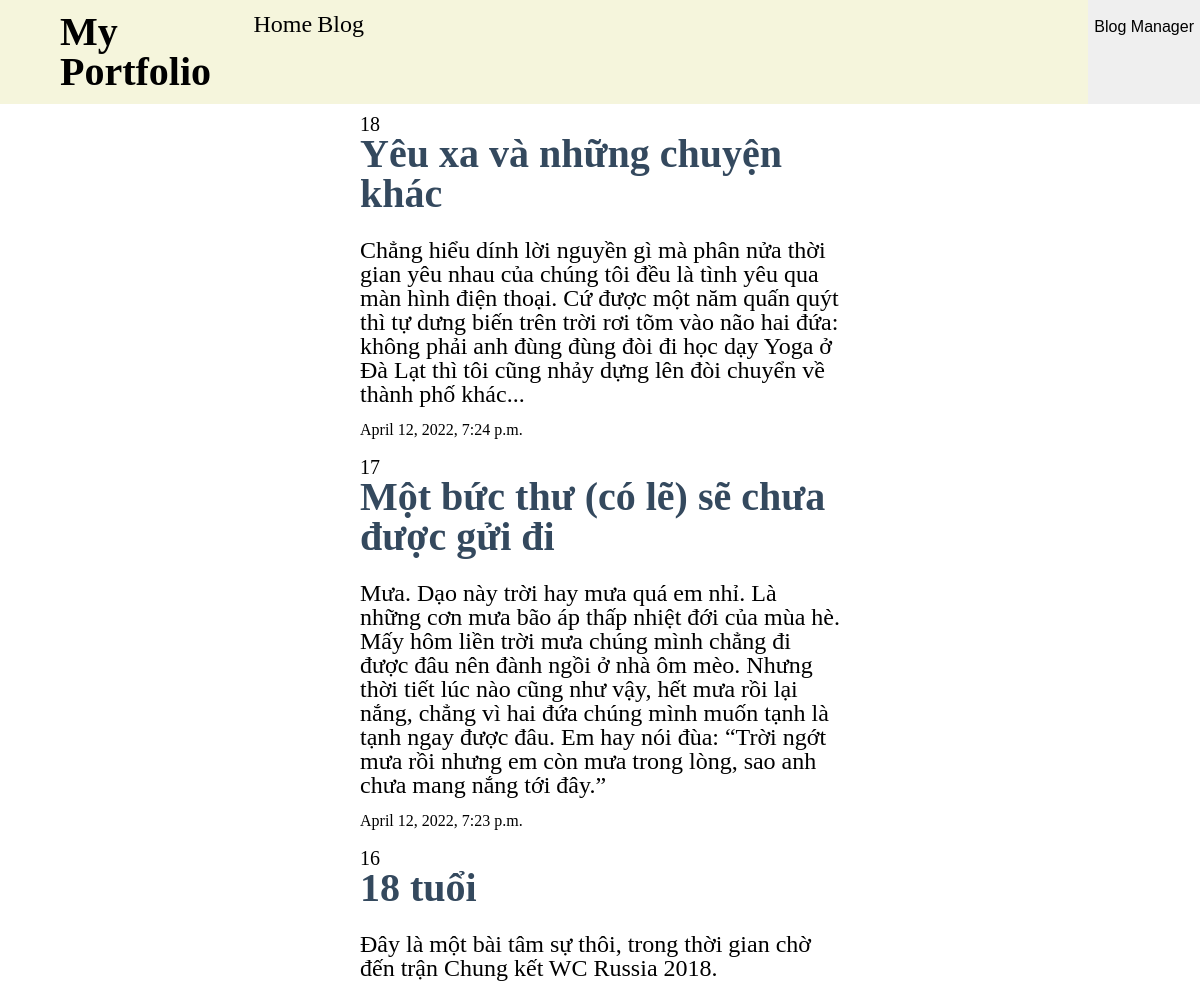
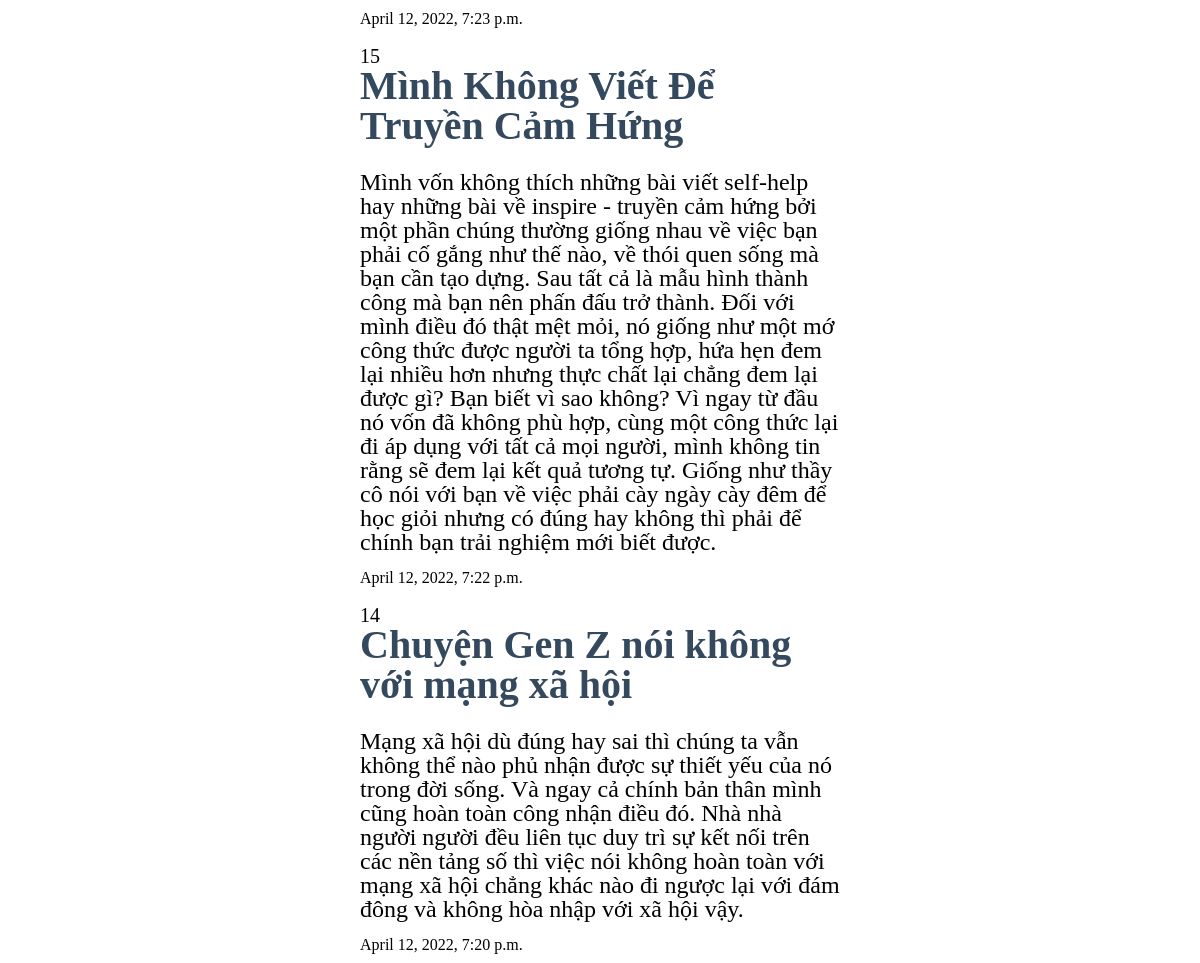
Screenshot of /blog/ with the database file from the repository (2 pictures, top to bottom).
### blog/models.py (models this page shows)
class Blog(models.Model):
    title=models.CharField(max_length=100, null=false)
    description = models.CharField(max_length=500,null=True)
    content=models.TextField()
    date =models.DateTimeField(auto_now_add=True)

### blog/views.py (the view)
# urls.py: path('', views.blog, name='blog'),
def blog(request):
    blogs = Blog.objects.order_by('-date')[:5]
    param={'blogs':blogs}
    print(param)
    return render(request,'blog/blog.html',param)

### blog/templates/blog/blog.html (shortened to what this page needs)
{% extends 'main/base.html' %}
{% block head %}
{% load static %}
<div class="blog_menu">
    <div class="dropdown">
        <div><button class="dropbtn">Blog Manager</button></div>
    </div>
</div>
{%endblock%}
{% block body %}
<div class="blog_body">
    <div class="blog_side"></div>
    <div class="blog_mid">
        {% for blog in blogs %}
        <div class="blog_item">
            <div class="blog_title"><a href="{% url 'blog:blog_i' blog.id %}">
                    <p>{{blog.id}}</p><h1>{{blog.title}}</h1>
                </a>
            </div>
            <div class="blog_description"><br>{{blog.description}} </div>
            <div class="blog_date"><br>{{blog.date}}</div>
        </div>
        {% endfor %}
    </div>
    <div class="blog_side"></div>
</div>
{%endblock%}

### main/templates/main/base.html (style rules this page uses)
a { color: black; text-decoration-line: none; }

### blog/templates/blog/blog.html (style rules this page uses)
div.blog_body { width: 100%; height: 100%; display: flex; }
div.dropdown { padding: 2% 0%; background-color: #EFEFEF; }
.dropbtn { color: black; height: 100%; width: 100%; font-size: 100%; border: none; cursor: pointer; }
.blog_menu { display: flex; flex-direction: row-reverse; width: 100%; }
div.blog_side { width: 30%; }
div.blog_mid { text-align: left; width: 40%; display: flex; flex-direction: column; }
.blog_title { font-size: 250%; }
.blog_title a { color: #34495e; }
.blog_title p { font-size: 50%; color: black; }
.blog_description { font-size: 150%; }
.blog_item { padding: 2% 0%; }

### rows the page displays
Blog: id "18", title "Yêu xa và những chuyện khác", description "Chẳng hiểu dính lời nguyền gì mà phân nửa thời gian yêu nhau của chúng tôi đều là tình yêu qua màn hình điện thoại. Cứ được một năm quấn quýt thì tự dưng biến trên trời rơi tõm vào não hai đứa: không phải anh đùng đùng đòi đi học dạy Yoga ở Đà Lạt thì tôi cũng nhảy dựng lên đòi chuyển về thành phố khác...", date "April 12, 2022, 7:24 p.m."
Blog: id "17", title "Một bức thư (có lẽ) sẽ chưa được gửi đi", description "Mưa. Dạo này trời hay mưa quá em nhỉ. Là những cơn mưa bão áp thấp nhiệt đới của mùa hè. Mấy hôm liền trời mưa chúng mình chẳng đi được đâu nên đành ngồi ở nhà ôm mèo. Nhưng thời tiết lúc nào cũng như vậy, hết mưa rồi lại nắng, chẳng vì hai đứa chúng mình muốn tạnh là tạnh ngay được đâu. Em hay nói đùa: “Trời ngớt mưa rồi nhưng em còn mưa trong lòng, sao anh chưa mang nắng tới đây.”", date "April 12, 2022, 7:23 p.m."
Blog: id "16", title "18 tuổi", description "Đây là một bài tâm sự thôi, trong thời gian chờ đến trận Chung kết WC Russia 2018.", date "April 12, 2022, 7:23 p.m."
Blog: id "15", title "Mình Không Viết Để Truyền Cảm Hứng", description "Mình vốn không thích những bài viết self-help hay những bài về inspire - truyền cảm hứng bởi một phần chúng thường giống nhau về việc bạn phải cố gắng như thế nào, về thói quen sống mà bạn cần tạo dựng. Sau tất cả là mẫu hình thành công mà bạn nên phấn đấu trở thành. Đối với mình điều đó thật mệt mỏi, nó giống như một mớ công thức được người ta tổng hợp, hứa hẹn đem lại nhiều hơn nhưng thực chất lại chẳng đem lại được gì? Bạn biết vì sao không? Vì ngay từ đầu nó vốn đã không phù hợp, cùng một công thức lại đi áp dụng với tất cả mọi người, mình không tin rằng sẽ đem lại kết quả tương tự. Giống như thầy cô nói với bạn về việc phải cày ngày cày đêm để học giỏi nhưng có đúng hay không thì phải…", date "April 12, 2022, 7:22 p.m."
Blog: id "14", title "Chuyện Gen Z nói không với mạng xã hội", description "Mạng xã hội dù đúng hay sai thì chúng ta vẫn không thể nào phủ nhận được sự thiết yếu của nó trong đời sống. Và ngay cả chính bản thân mình cũng hoàn toàn công nhận điều đó. Nhà nhà người người đều liên tục duy trì sự kết nối trên các nền tảng số thì việc nói không hoàn toàn với mạng xã hội chẳng khác nào đi ngược lại với đám đông và không hòa nhập với xã hội vậy.", date "April 12, 2022, 7:20 p.m."
